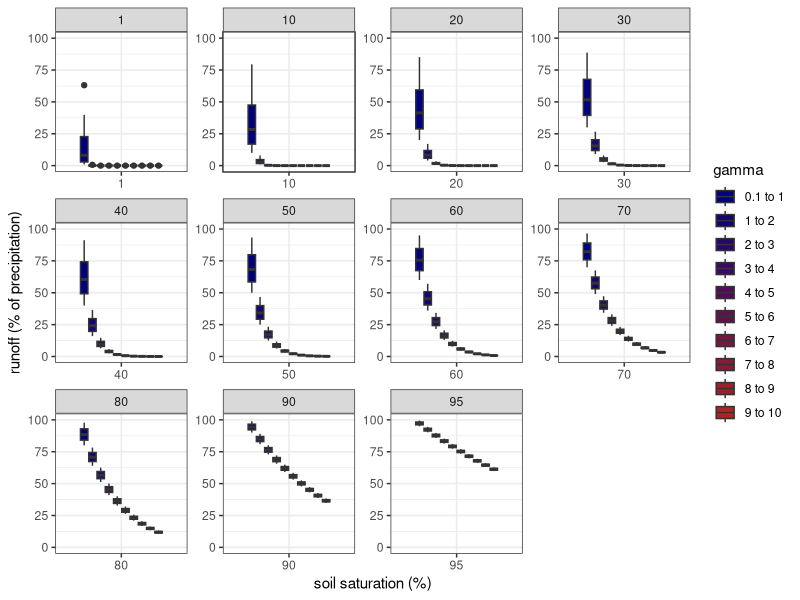
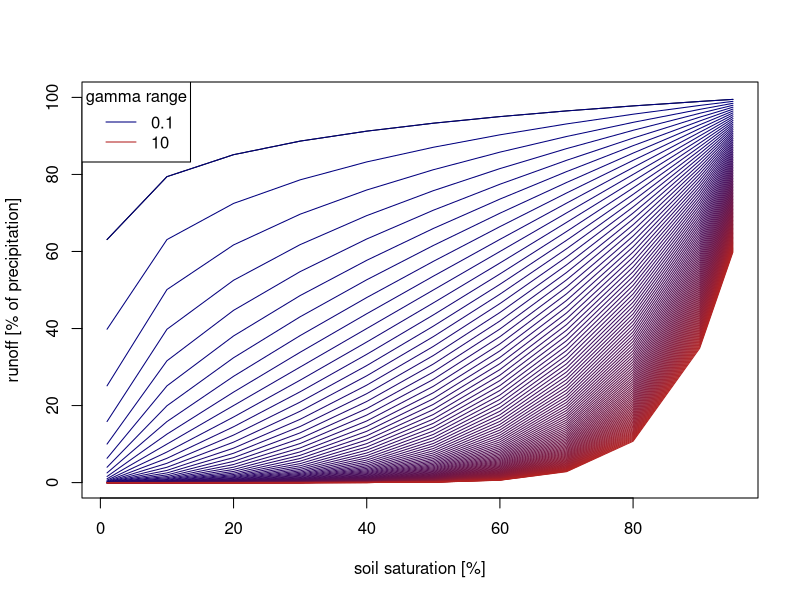
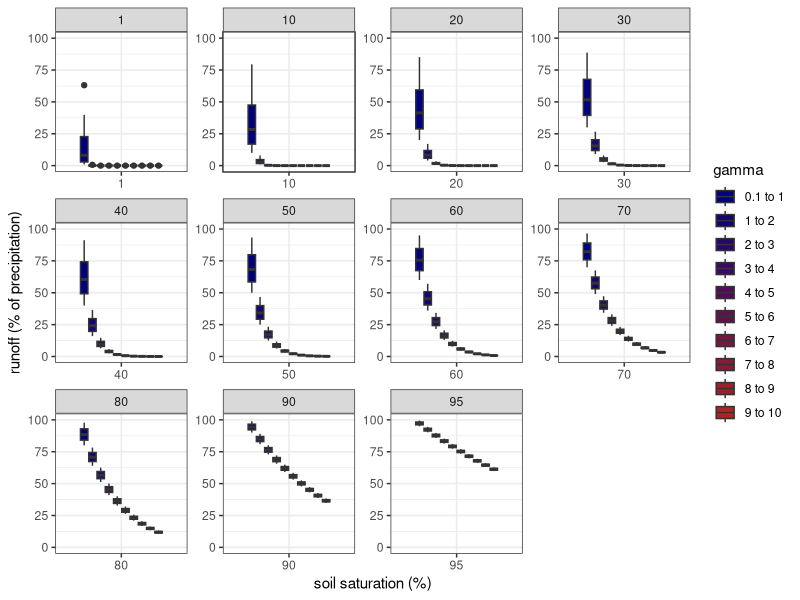

Reproduce these figures in R, in order.

library(ggplot2)

target_folder <- "./plots"

hbv_formular <- function(precipitation, soil_saturation, gamma)
{
  outflow = precipitation * (soil_saturation ** gamma)
  return(outflow)
}

precipitation <- 100
soil_saturation <- c(0.01, 0.1, 0.2, 0.3, .4, .5, .6, .7, .8, .9, 0.95)
gamma <- seq(0.1, 10, 0.1)

row <- 0
outflow <- matrix(NA, nrow=length(soil_saturation), ncol = length(gamma))
ggplot_data <- c()
soil_info <- c()
gamma_info <- c()

for (saturation in soil_saturation)
{
  col <- 0
  row <- row + 1
  for (param in gamma)
  {
    col <- col + 1
    result <- hbv_formular(precipitation, saturation, param)
    outflow[row, col] <- result

    ggplot_data <- c(ggplot_data, result)
    soil_info <- c(soil_info, saturation)
    gamma_info <- c(gamma_info, param)

  }
}

png(file.path(target_folder, "review_line_plot_sa_gamma.png"),
    res=300, width=16, height=16, units="cm")

pal = colorRampPalette(c("navyblue", "firebrick"))
col <- 0
plot(soil_saturation*100, outflow[,1], ylim= c(0,100), type="l",
     ylab="runoff [% of precipitation]", xlab = "soil saturation [%]")

for (param in gamma)
{
  col <- col + 1
  lines(soil_saturation*100, outflow[,col],
        col=pal(length(gamma))[col])
}

legend("topleft", col=pal(2), lty=1,
       legend=c(round(range(gamma), 1)),
       title="gamma range")

dev.off()


data <- data.frame(list(
  "gamma_value"=gamma_info,
  "soil_saturation" = soil_info,
  "runoff" = ggplot_data
))

data$gamma <- ceiling(data$gamma_value - 0.05)
data$gamma <- factor(as.character(data$gamma), levels=as.character(seq(1,10,1)))
data$soil_saturation <- as.factor(data$soil_saturation * 100)

ggplot(data, aes(x=soil_saturation,
                 y=runoff,
                 group=gamma,
                 fill=gamma)) +
  scale_fill_manual(labels = c("0.1 to 1", "1 to 2", "2 to 3", "3 to 4", "4 to 5",
                                "5 to 6", "6 to 7", "7 to 8", "8 to 9", "9 to 10"),
                     values = list("1" = pal(10)[1],
                                   "2" = pal(10)[2],
                                   "3" = pal(10)[3],
                                   "4" = pal(10)[4],
                                   "5" = pal(10)[5],
                                   "6" = pal(10)[6],
                                   "7" = pal(10)[7],
                                   "8" = pal(10)[8],
                                   "9" = pal(10)[9],
                                   "10" = pal(10)[10]
                                   )) +
  geom_boxplot() +
  labs(y = "runoff (% of precipitation)", x = "soil saturation (%)") +
  facet_wrap(~soil_saturation, scale="free") +
  ylim(0, 100) +
  theme_bw()

ggsave(file.path(target_folder, "review_boxplot_sa_gamma.png"),
       width=16, height=16, units="cm", dpi=300)

min(data$runoff[data$soil_saturation == "70" & data$gamma_value > 5])
max(data$runoff[data$soil_saturation == "70" & data$gamma_value > 5])

min(data$runoff[data$soil_saturation == "70" & data$gamma_value <= 5 & data$gamma_value >= 1])
max(data$runoff[data$soil_saturation == "70" & data$gamma_value <= 5 & data$gamma_value >= 1])
